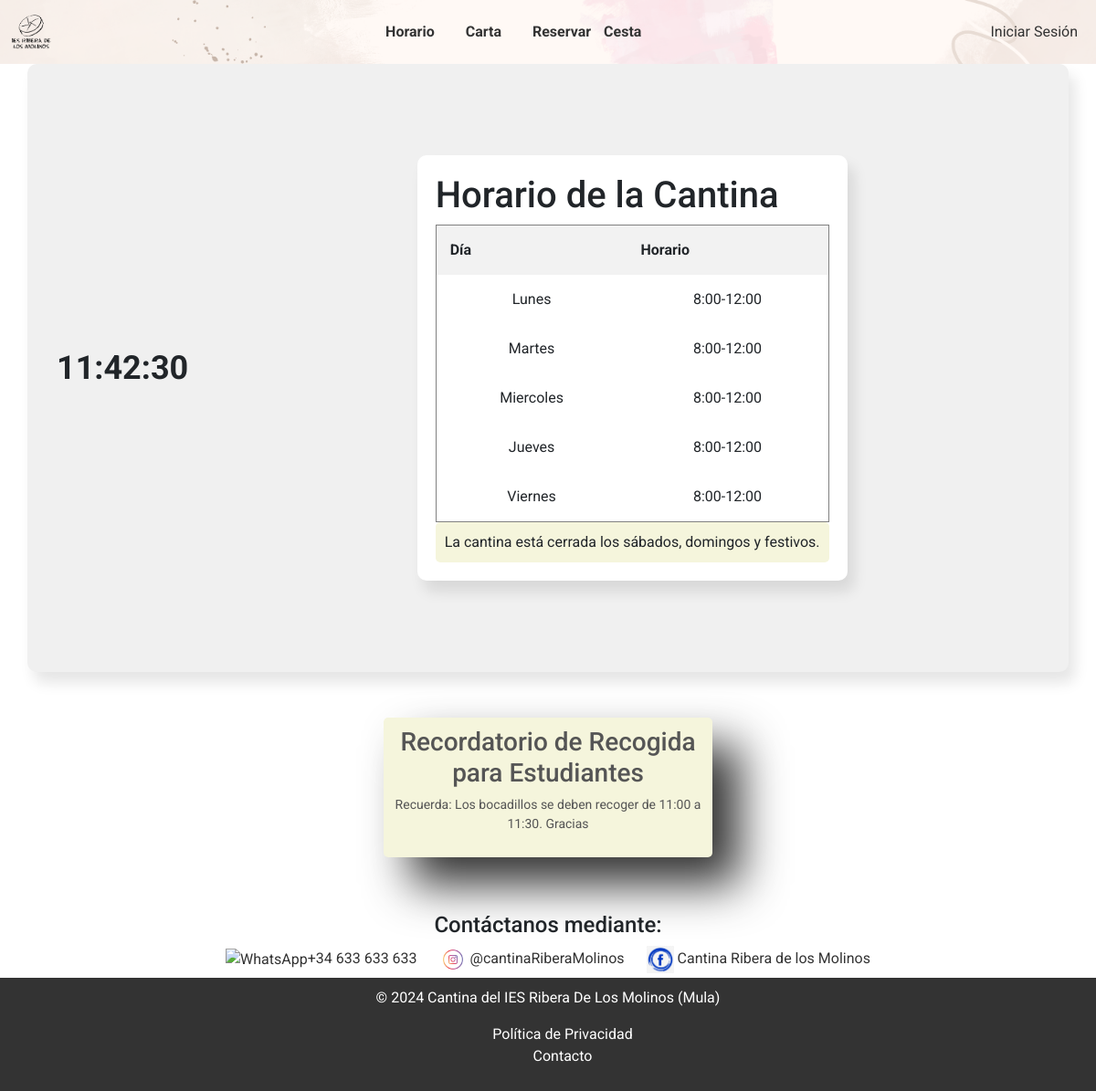
Page /TFG/horario.php on the committed database.
### tables this page shows
CREATE TABLE `horario` (
  `idHorario` int(11) NOT NULL,
  `dia` varchar(100) NOT NULL,
  `horario` varchar(100) NOT NULL
);

### TFG/db/bd.inc.php (called while the page is built, shortened)
<?php
function conectar() {
    try {
        $host = "localhost";
        $basedatos = "tfg";
        $usuario = "root";
        $password = "";
        return new PDO("mysql:host=$host;dbname=$basedatos", $usuario, $password);
    } catch (PDOException $e) {
        echo $e->getMessage();
    }
}
function mostrarHorario(){
    $conexion = conectar();
    $sql = $conexion->prepare("SELECT dia, horario FROM horario");
    $sql->execute();
    $horarios = $sql->fetchAll(PDO::FETCH_ASSOC);
    return $horarios;
}

### TFG/horario.php (the view, shortened to what this page needs)
<!DOCTYPE html>
<html lang="es">
<head>
    <link rel="stylesheet" href="./CSS/horario.css">
    <link href="https://cdn.jsdelivr.net/npm/bootstrap@5.0.0/dist/css/bootstrap.min.css" rel="stylesheet">
</head>
<body>
    <?php
    include ("./includes/header.php");
    include './db/bd.inc.php';
    ?>
    <div class="container">
        <div class="clock" id="clock"></div>
        <div class="calendar">
            <h1>Horario de la Cantina</h1>
            <?php
            $horarios = mostrarHorario();
            echo "<table border='1'>";
            echo "<tr><th>Día</th><th>Horario</th></tr>";
            foreach ($horarios as $horario) {
                echo "<tr>";
                echo "<td>" . htmlspecialchars($horario['dia']) . "</td>";
                echo "<td>" . htmlspecialchars($horario['horario']) . "</td>";
                echo "</tr>";
            }
            echo "</table>";
            ?>
            <div class="festivos">
                La cantina está cerrada los sábados, domingos y festivos.
            </div>
        </div>
    </div>
    <div class="reminder">
        <h3>Recordatorio de Recogida para Estudiantes</h3>
        <p>Recuerda: Los bocadillos se deben recoger de 11:00 a 11:30. Gracias</p>
    </div>
    <?php include ("./includes/footer.php")?>
</body>
</html>

### TFG/CSS/horario.css (style rules this page uses)
.container { display: flex; justify-content: space-between; align-items: center; padding: 20px; background-color: #f0f0f0; border-radius: 10px; box-shadow: 7px 12px 15px rgba(0, 0, 0, 0.1); }
.clock { font-size: 36px; font-weight: bold; text-align: left; margin: 20px; }
body { font-family: 'Roboto', sans-serif; background-color: #f9f9f9; margin: 0; padding: 0; }
.calendar { max-width: 600px; margin: 80px auto; padding: 20px; background-color: #ffffff; border-radius: 10px; box-shadow: 7px 12px 15px rgba(0, 0, 0, 0.1); }
table { width: 100%; border-collapse: collapse; }
th, td { padding: 15px; text-align: left; border-bottom: 1px solid #e0e0e0; }
th { background-color: #f2f2f2; text-align: left; }
td { text-align: left; }
td, th { text-align: center; }
.festivos { background-color: beige; padding: 10px; border-radius: 5px; text-align: center; }
.reminder { text-align: center; padding: 10px; background-color: beige; border-radius: 5px; box-shadow: 30px 30px 50px #333; margin: 20px auto; margin-top: 50px; margin-bottom: 60px; font-size: 14px; color: #555; width: 30%; }

### TFG/CSS/header.css (style rules this page uses)
body { width: 100%; font-family: 'Roboto', sans-serif; margin: 0 auto; }

### rows in the picture
horario: dia "Lunes", horario "8:00-12:00"
horario: dia "Martes", horario "8:00-12:00"
horario: dia "Miercoles", horario "8:00-12:00"
horario: dia "Jueves", horario "8:00-12:00"
horario: dia "Viernes", horario "8:00-12:00"
